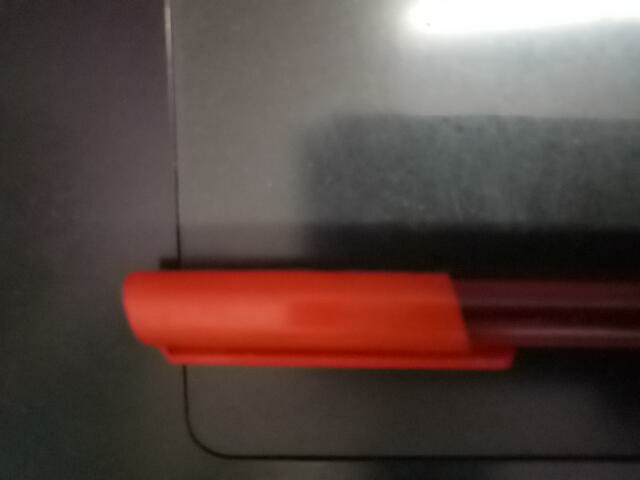
#> input picture python projects/opencv/images/pen.jpg, 640 x 480 px, given in place of the camera
$ python colour_detection_cam.py
#> lines starting #> are read from the running program, lines starting #| are printed output that depends on the picture; after the words box and inside, x2 and y2 are one past the last pixel; in counts of white or black regions, pixels touching at a corner belong together
import cv2
import numpy as np


def nothing(n):
    pass


cam = cv2.VideoCapture(0)

cv2.namedWindow("trackbars")
cv2.resizeWindow("trackbars", 640, 480)

cv2.createTrackbar("H_Hue", "trackbars", 7, 255, nothing)
cv2.createTrackbar("L_Hue", "trackbars", 1, 255, nothing)
cv2.createTrackbar("H_Sat", "trackbars", 255, 255, nothing)
cv2.createTrackbar("L_Sat", "trackbars", 155, 255, nothing)
cv2.createTrackbar("H_Val", "trackbars", 255, 255, nothing)
cv2.createTrackbar("L_Val", "trackbars", 98, 255, nothing)

while 1:
    _, img = cam.read()
#> img is the input picture: shape (480, 640, 3); mean B, G, R 65.6, 70.6, 88.2
    hsv = cv2.cvtColor(img, cv2.COLOR_BGR2HSV)
#> hsv: shape (480, 640, 3); mean H, S, V 34.1, 64.4, 89.1

    hh = cv2.getTrackbarPos("H_Hue", "trackbars")
    lh = cv2.getTrackbarPos("L_Hue", "trackbars")
    hs = cv2.getTrackbarPos("H_Sat", "trackbars")
    ls = cv2.getTrackbarPos("L_Sat", "trackbars")
    hv = cv2.getTrackbarPos("H_Val", "trackbars")
    lv = cv2.getTrackbarPos("L_Val", "trackbars")

    h_data = np.array([hh, hs, hv])
    l_data = np.array([lh, ls, lv])

    mask = cv2.inRange(hsv, l_data, h_data)
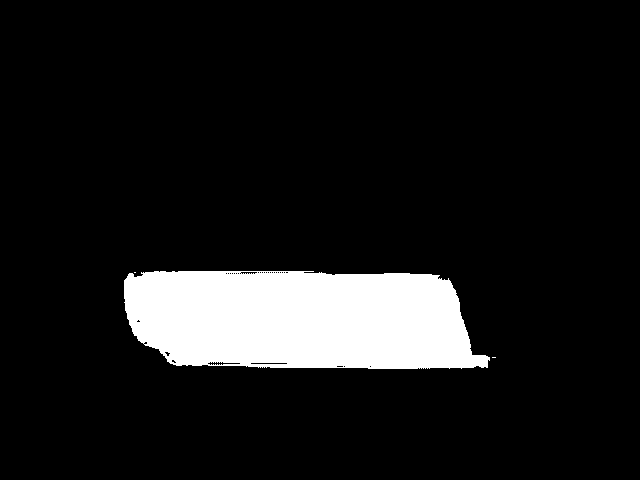
#> mask: shape (480, 640); 10.1% white; 3 white regions (2 under 20 px), largest, box (x1, y1, x2, y2) and area: (124, 271, 490, 369) 31024
    new = cv2.bitwise_and(img, img, mask=mask)
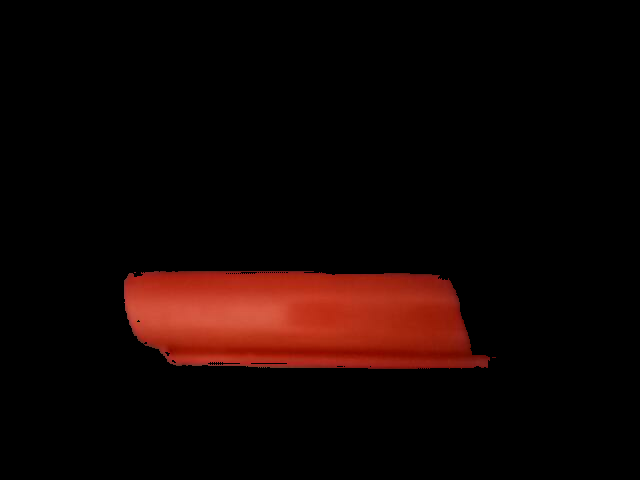
#> new: shape (480, 640, 3); mean B, G, R 2.7, 4.7, 17.4

    cv2.imshow("img", img)
    cv2.imshow("hsv", hsv)
    cv2.imshow("new", new)

    key = cv2.waitKey(1)
#> (key Esc is pressed here)
    if key == 27:
        break

cv2.destroyAllWindows()
